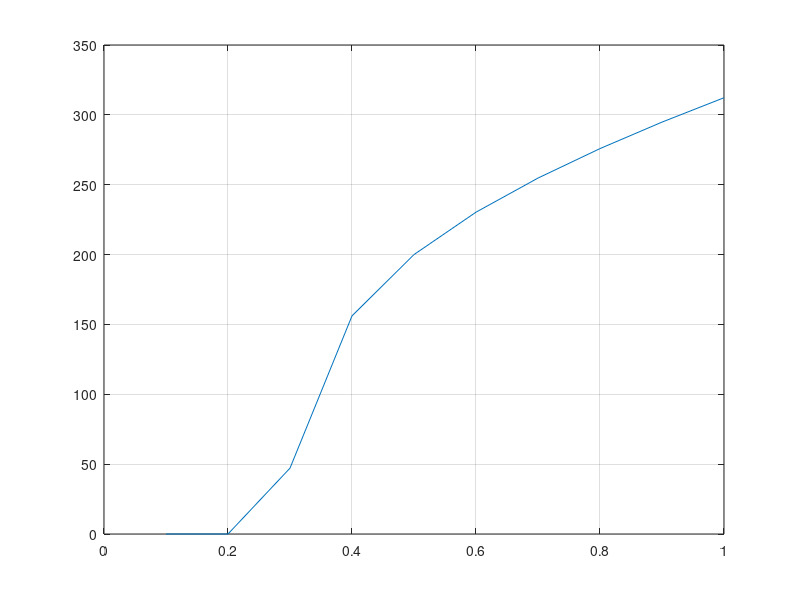

The MATLAB script that drew this image:
clear;
clc;
close all;

c = 0.1:0.1:1;
l = 0.01 * 10^-3;
r = 100


f = sqrt((1 / l * c) - (r^2 ./ (4 * c .^ 2)));

plot(c, f)
grid on